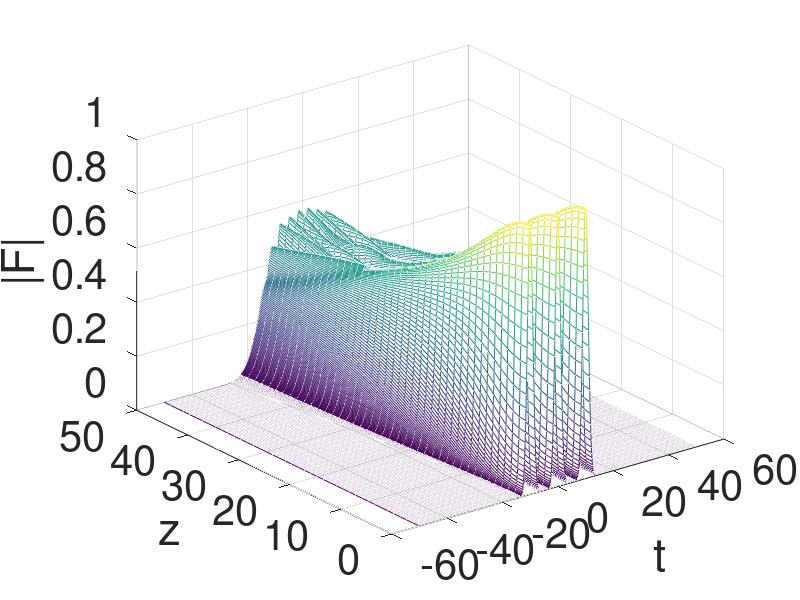
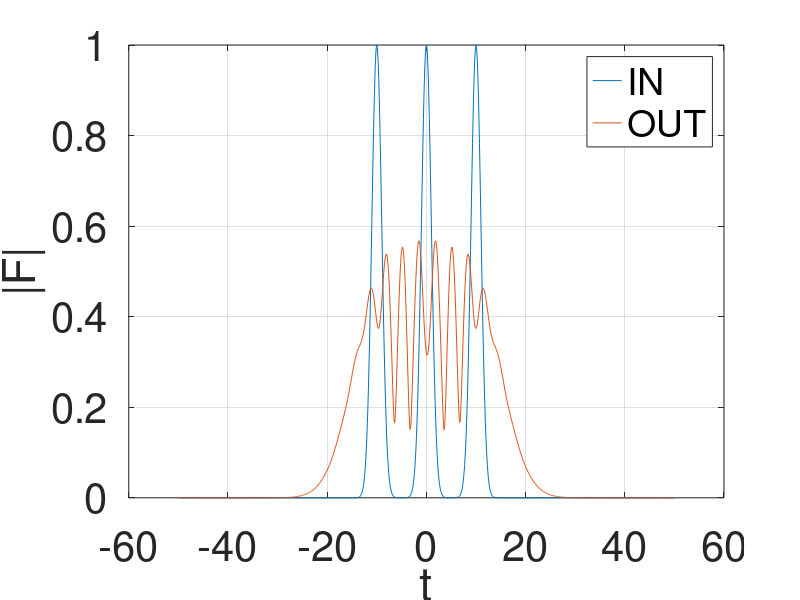
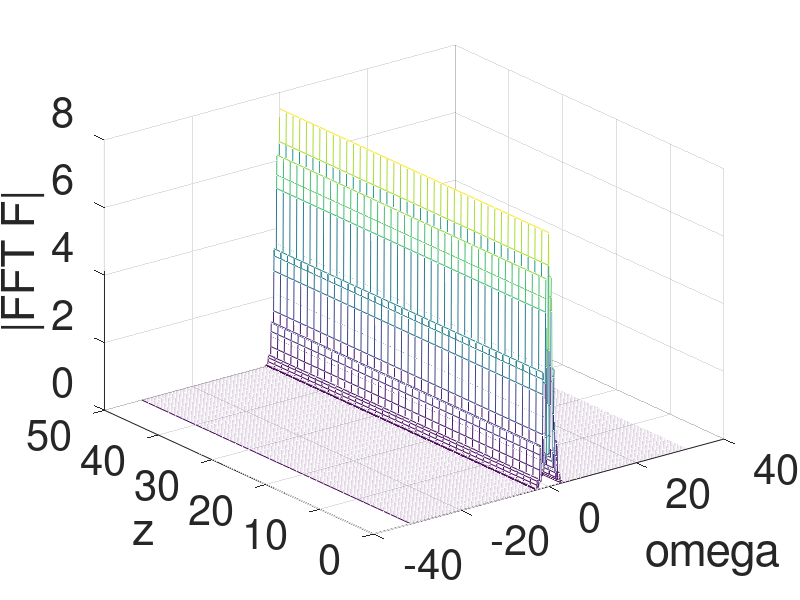
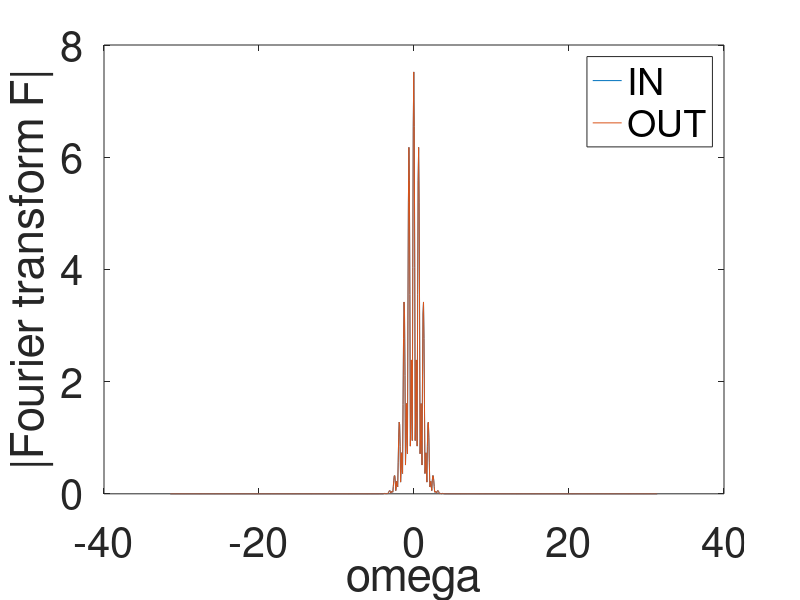

Here is the MATLAB script that generated these plots, in order:
%% PROPAGATION METHOD FOR THE SOLUTION OF NLSE
% $i\partial{F(z,t)}{\partial z}-\frac{beta^{\prime\prime}}{2}\frac{\partial^2F(z,t)}{\partial t^2}+\gamma\vert F(z,t)\vert^2F(z,t)$

%% 
%

clc
clear all
close all

%% 
% MATERIAL PROPERTIES
beta2=0.1;
gamma=0;

%%
% TEMPORAL COORDINATE
t0=-50;
t1=50;
nt=1001;
t=linspace(t0,t1,nt);
deltat=(t1-t0)/(nt-1);

%%
% SPATIAL COORDINATE
z0=0;
z1=50;
nz=41;
z=linspace(z0,z1,nz);
deltaz=(z1-z0)/(nz-1);
h=deltaz;

%%
% FREQUENCY COORDINATE
indfreq=-nt/2:1:nt/2-1;
omega=(pi./t1).*indfreq;

%%
% INPUT ENVELOPE
tau0=1;
amp=1;

% FIN=amp*exp(-t.^2/(2*tau0^2)); % unchirped gaussian pulse
% c=-1;
% FIN=amp*exp(-(1+1j*c)/2*t.^2/tau0.^2);  % chirped gaussian pulse

% c=-2;
% tau0=1;
% FIN=sech(t/tau0).*exp(-1j*c*t.^2/(2*tau0^2)); % hyperbolic chirped sech pulses

% c=0;
% m=4;
% FIN=amp*exp(-(1+1j*c)/2*(t/tau0).^(2*m));  % chirped super gaussian pulse
% FING=amp*exp(-(1+1j*c)/2*(t/tau0).^(2));  % compare with gaussian

% three unchirped gaussian pulses
tau0=1;
amp=1;

tshift1=-10;
FIN1 = amp*exp(-(t+tshift1).^2/(2*tau0^2));

tshift2=0;
FIN2 = amp*exp(-(t+tshift2).^2/(2*tau0^2));

tshift3=10;
FIN3 = amp*exp(-(t+tshift3).^2/(2*tau0^2));

FIN = FIN1+FIN2+FIN3;

% input modulus (time)
% figure 
% plot(t,abs(FIN))
% xlabel('t')
% ylabel('|F|')
% set(findall(gcf,'type','text'),'FontSize',30)
% set(gca,'FontSize',30)
% grid()

% input phase (time)
% figure 
% plot(t,unwrap(angle(FIN)))
% xlabel('t')
% ylabel('angle')
% set(findall(gcf,'type','text'),'FontSize',30)
% set(gca,'FontSize',30)

FFIN = deltat*fftshift(fft(FIN));
% FFING = deltat*fftshift(fft(FING));
% input modulus (frequency)
% figure
% plot(omega,abs(FFIN))
% xlabel('t')
% ylabel('|Fourier Transform F|')
% set(findall(gcf,'type','text'),'FontSize',30)
% set(gca,'FontSize',30)
% grid()

% input phase (frequency)
% figure 
% plot(omega,unwrap(angle(FFIN)))
% xlabel('omega')
% ylabel('angle(Fourier Transform F)')
% set(findall(gcf,'type','text'),'FontSize',30)
% set(gca,'FontSize',30)

% aaa
%%
%%%%%%%%%%%%%%%%%%%%%%%
% CORE OF THE PROGRAM %
%%%%%%%%%%%%%%%%%%%%%%%

F = zeros(ceil(nt),floor(nz));
FF = zeros(ceil(nt),floor(nz));

F(:,1)=FIN;
FF(:,1)=FFIN;

q = FIN;

for loop_step=2:1:nz
    
    % LINEAR DISPOERSIVE STEP
    qs=deltat*fftshift(fft(q));
    qs_old=qs;
    
    prop=beta2/2*omega.^2;
    fact=1i*prop*h;
    qs=qs_old.*exp(fact); % calculation of the propagation in the frequency domain
    q=(1/deltat)*ifft(ifftshift(qs)); % coming back in the time domain
    
    % NON LINEAR CHI3 EFFECT
    q_old=q;
    q=q_old.*exp(1i*gamma*abs(q_old).^2*h);
    
    % SAVE DATA EVERY nz
    F(:,loop_step) = q;
    FF(:,loop_step) = deltat*fftshift(fft(q));
end

save dati

figure
mesh(t,z,abs(F)')
xlabel('t')
ylabel('z')
zlabel('|F|')
set(findall(gcf,'type','text'),'FontSize',30)
set(gca,'FontSize',30)


% figure
% mesh(t,z,unwrap(angle(F)'))
% xlabel('t')
% ylabel('z')
% zlabel('ange(F)')

figure
plot(t,abs(F(:,1)),t,abs(F(:,end)))
xlabel('t')
ylabel('|F|')
legend('IN','OUT')
set(findall(gcf,'type','text'),'FontSize',30)
set(gca,'FontSize',30)
grid()

% 
% figure
% plot(t,unwrap(angle(F(:,1))),t,unwrap(angle(F(:,end))))
% xlabel('t')
% ylabel('angle(F)')
% legend('IN','OUT')
% grid()
% 

%
figure
mesh(omega,z,abs(FF)')
xlabel('omega')
ylabel('z')
zlabel('|FFT F|')
set(findall(gcf,'type','text'),'FontSize',30)
set(gca,'FontSize',30)

% 
figure
plot(omega,abs(FF(:,1)),omega,abs(FF(:,end)))
xlabel('omega')
ylabel('|Fourier transform F|')
legend('IN','OUT')
set(findall(gcf,'type','text'),'FontSize',30)
set(gca,'FontSize',30)


